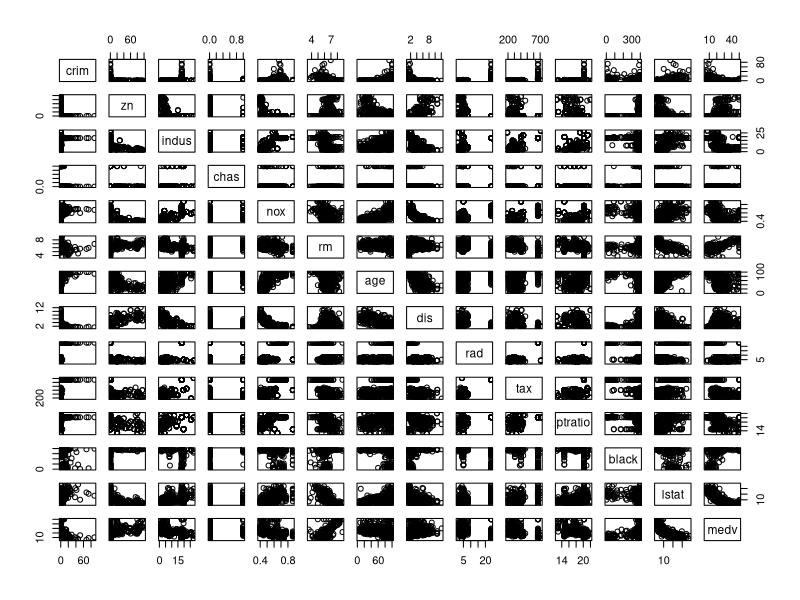
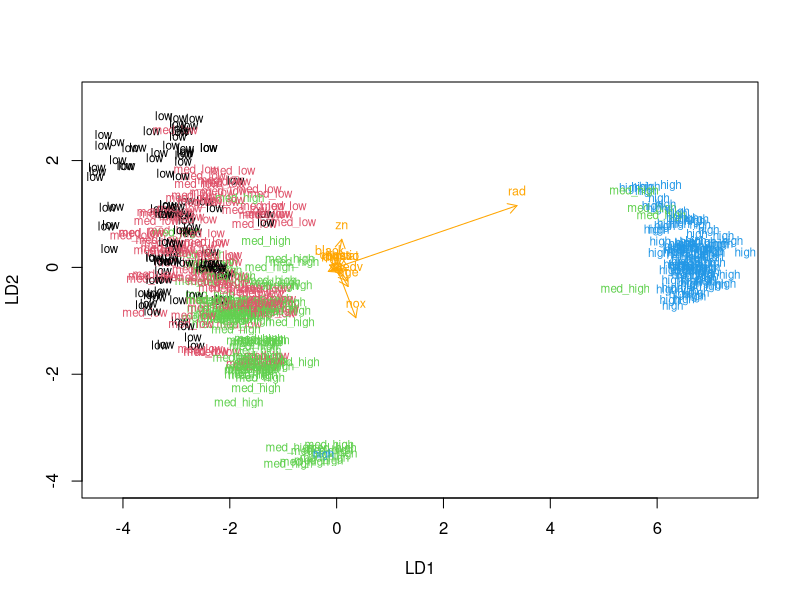

Recreate these plots in R, in order.
## ---- chunk 1
library(MASS)
library(tidyr)
library(readr)
library(ggplot2)
## ---- chunk 2
data("Boston")
## ---- chunk 3
str(Boston)
summary(Boston)
## ---- chunk 4
pairs(Boston)
## ---- chunk 5
boston_scaled <- scale(Boston)
summary(boston_scaled)
## ---- chunk 6
class(boston_scaled)
## ---- chunk 7
boston_scaled <- as.data.frame(boston_scaled)
class(boston_scaled)
## ---- chunk 8
bins <- quantile(boston_scaled$crim)
bins
## ---- chunk 9
crime <- cut(boston_scaled$crim, breaks = bins, include.lowest = TRUE, label = c( "low", "med_low", "med_high", "high"))
table(crime)
## ---- chunk 10
boston_scaled <- dplyr::select(boston_scaled, -crim)
boston_scaled <- data.frame(boston_scaled, crime)

## ---- chunk 11
n <- nrow(boston_scaled)
ind <- sample(n,  size = n * 0.8)
train <- boston_scaled[ind,]
test <- boston_scaled[-ind,]
## ---- chunk 12
correct_classes <- test$crime
test <- dplyr::select(test, -crime)
## ---- chunk 13
lda.fit <- lda(crime ~ ., data = train)
lda.fit
## ---- chunk 14
lda.arrows <- function(x, myscale = 1, arrow_heads = 0.1, color = "orange", tex = 0.75, choices = c(1,2)){
  heads <- coef(x)
  arrows(x0 = 0, y0 = 0, 
         x1 = myscale * heads[,choices[1]], 
         y1 = myscale * heads[,choices[2]], col=color, length = arrow_heads)
  text(myscale * heads[,choices], labels = row.names(heads), 
       cex = tex, col=color, pos=3)
}
classes <- as.numeric(train$crime)
plot(lda.fit, dimen = 2, col = classes, pch = classes)
lda.arrows(lda.fit, myscale = 1)
  
## ---- chunk 15
lda.pred <- predict(lda.fit, newdata = test)
table(correct = correct_classes, predicted = lda.pred$class)
